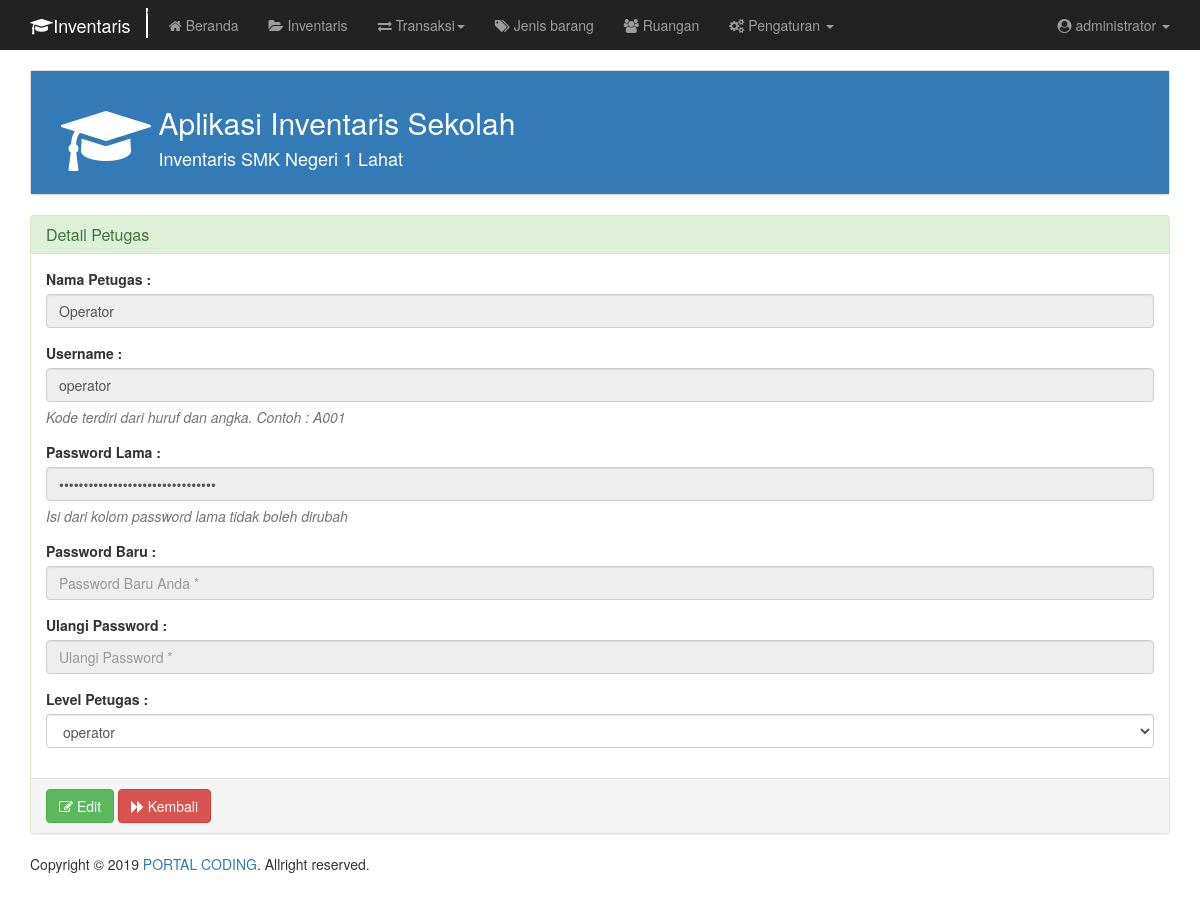
Screenshot of /inventaris/detail/detail-petugas.php?rowid=5ca70d9db59d3 (signed in) with the database file from the repository.
### tables this page shows
CREATE TABLE `petugas` (
  `id_petugas` varchar(150) NOT NULL,
  `username` varchar(65) NOT NULL,
  `password` varchar(65) NOT NULL,
  `nama_petugas` varchar(150) NOT NULL,
  `id_level` int(11) NOT NULL
);

CREATE TABLE `level` (
  `id_level` int(11) NOT NULL,
  `nama_level` varchar(150) NOT NULL
);

### inventaris/config/function.php (called while the page is built, shortened)
<?php
class Konektor {
	public function __construct() {
		$this->host = "localhost";
		$this->user = "root";
		$this->pass = "";
		$this->db = "dbinventaris";
		$this->con = new mysqli($this->host,$this->user,$this->pass,$this->db) or die("Can't Connect to Database");
	}
}
class Konfigurasi extends Konektor {
	public function detailPetugas($id)
	{
		$SQL = $this->con->prepare("SELECT * FROM petugas INNER JOIN level ON level.id_level=petugas.id_level WHERE id_petugas=? GROUP BY petugas.id_petugas");
		$SQL->bind_param("s",$id);
		$SQL->execute();
		$result = $SQL->get_result();
		$data = [];
		while ($row = $result->fetch_assoc()) {
			$data[] = $row;
		}
		return $data;
	}
}
 ?>

### inventaris/detail/detail-petugas.php (the view, shortened to what this page needs)
<?php
include '../config/function.php';
$konfigurasi = new Konfigurasi();
$id = $_GET['rowid'];
$detail = $konfigurasi->detailPetugas($id);
?>
<!DOCTYPE html>
<html lang="en" dir="ltr">
	<head>
		<?php include '../include/meta.php'; ?>
  </head>
  <body onload="userFormDisabled(),viewPetugas()">
		<?php include '../include/menu.php' ?>
		<div class="container">
		  <?php include '../include/heading.php'; ?>
			<div class="panel panel-success" id="formInput">
			  <div class="panel-heading">
			    <h3 class="panel-title">Detail Petugas</h3>
			  </div>
			  <div class="panel-body">
			    <form class="" action="" method="post">
			    	<?php foreach ($detail as $data): ?>
							<div class="form-group">
				    	  <label for="">Nama Petugas :</label>
				    	  <input type="text" class="form-control" id="nama_petugas" name="nama_petugas" value="<?php echo $data['nama_petugas']; ?>">
				    	</div>
							<div class="form-group">
							  <label for="">Username :</label>
							  <input type="text" class="form-control" id="username_petugas" name="username_petugas" value="<?php echo $data['username']; ?>">
							  <p class="help-block"><i>Kode terdiri dari huruf dan angka. Contoh : A001</i></p>
							</div>
							<div class="form-group">
							  <label for="">Password Lama :</label>
							  <input type="password" class="form-control" id="passwordlama_petugas" name="passwordlama_petugas" value="<?php echo $data['password']; ?>">
							  <p class="help-block"><i>Isi dari kolom password lama tidak boleh dirubah</i></p>
							</div>
							<div class="form-group">
							  <label for="">Password Baru :</label>
							  <input type="password" class="form-control" id="passwordbaru_petugas" name="passwordbaru_petugas" placeholder="Password Baru Anda *">
							</div>
							<div class="form-group">
							  <label for="">Ulangi Password :</label>
							  <input type="password" class="form-control" id="repassword_petugas" name="repassword_petugas" placeholder="Ulangi Password *">
							</div>
							<div class="form-group">
							  <label for="">Level Petugas :</label>
							  <select class="form-control" name="level_petugas" id="level_petugas">
									<option value="<?php echo $data['id_level'] ?>"><?php echo $data['nama_level'] ?></option>
							  </select>
							</div>
			    	<?php endforeach; ?>
			  </div>
				<div class="panel-footer">
					<button type="button" id="btnedit" onclick="editPetugas()" class="btn btn-success"><i class="fa fa-edit"></i> Edit</button>
						<a href="/inventaris/petugas.php" onclick="viewPetugas()" class="btn btn-danger"><i class="fa fa-forward"></i> Kembali</a>
			  </div>
			</div>
		</div>
    <?php include '../include/footer.php'; ?>
	</body>
</html>

### rows the page displays
petugas: nama_petugas "Operator", username_petugas "operator", level_petugas "operator"

### other values shown
$_SESSION['nama_petugas'] "administrator"
